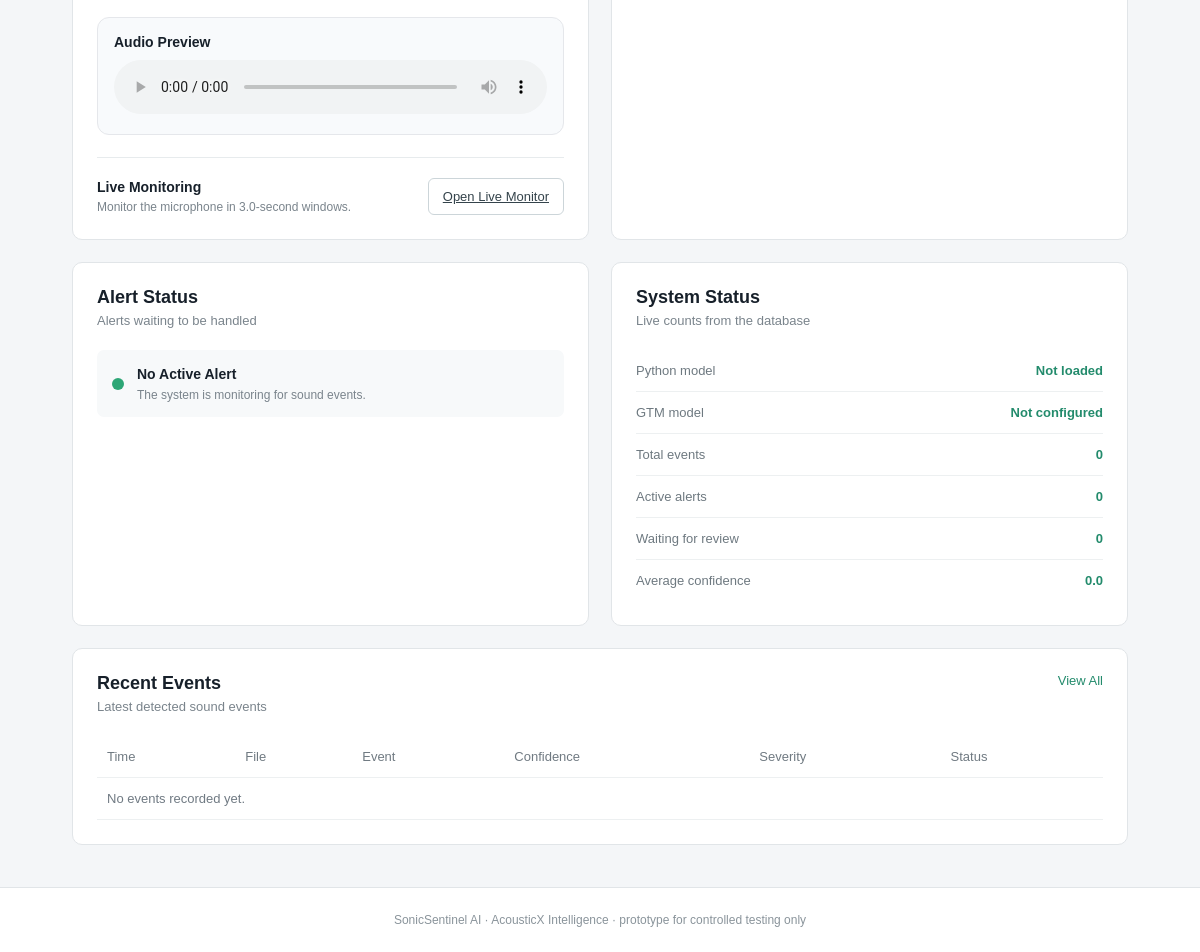
Page / (signed in, lower part) on the earlier database version.
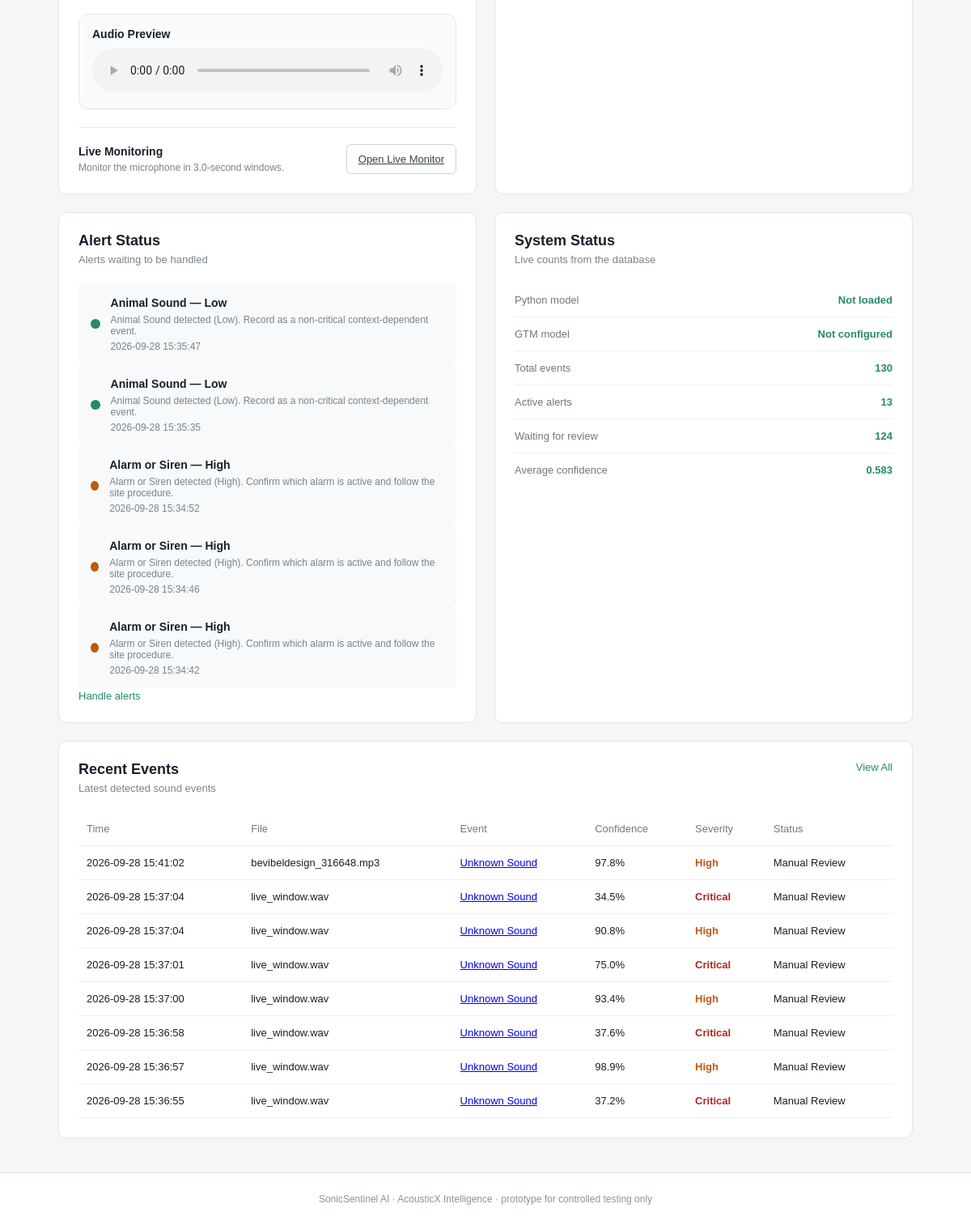
Same page on the later database version.
### tables this page shows
CREATE TABLE alerts (
        alert_id INTEGER PRIMARY KEY,
        detection_id INTEGER NOT NULL,
        severity TEXT NOT NULL,
        message TEXT,
        status TEXT NOT NULL DEFAULT 'active',
        handled_by INTEGER,
        handled_at TEXT,
        created_at TEXT NOT NULL DEFAULT CURRENT_TIMESTAMP,

        FOREIGN KEY (detection_id) REFERENCES detections(detection_id),
        FOREIGN KEY (handled_by) REFERENCES users(user_id)
    );

CREATE TABLE detections (
        detection_id INTEGER PRIMARY KEY,
        audio_id INTEGER,
        segment_index INTEGER NOT NULL DEFAULT 0,
        start_sec REAL,
        end_sec REAL,

        python_class TEXT,
        python_scores TEXT,
        python_confidence REAL,
        python_model_version TEXT,

        gtm_class TEXT,
        gtm_scores TEXT,
        gtm_confidence REAL,
        gtm_model_version TEXT,

        agreement_status TEXT,
        confidence_difference REAL,
        top_two_margin REAL,
        overlapping_classes TEXT,

        quality TEXT,
        quality_notes TEXT,
        noise_level REAL,

        final_class TEXT,
        confidence_level TEXT,
        severity TEXT,
        alert_status TEXT,
        recommended_action TEXT,
        manual_review_required INTEGER NOT NULL DEFAULT 0,
        manual_review_reason TEXT,
        status TEXT NOT NULL DEFAULT 'Classified',
        reviewer_decision TEXT,

        waveform_path TEXT,
        spectrogram_path TEXT,

        created_at TEXT NOT NULL DEFAULT CURRENT_TIMESTAMP,

        FOREIGN KEY (audio_id) REFERENCES audio_files(audio_id)
    );

CREATE TABLE audio_files (
        audio_id INTEGER PRIMARY KEY,
        uploaded_by INTEGER,
        filename TEXT NOT NULL,
        stored_path TEXT NOT NULL,
        file_hash TEXT NOT NULL,
        fingerprint TEXT,
        audio_format TEXT,
        duration_sec REAL,
        sample_rate INTEGER,
        channels INTEGER,
        bit_depth INTEGER,
        file_size INTEGER,
        source_kind TEXT NOT NULL DEFAULT 'upload',
        augmentation_type TEXT,
        uploaded_at TEXT NOT NULL DEFAULT CURRENT_TIMESTAMP,

        FOREIGN KEY (uploaded_by) REFERENCES users(user_id)
    );

### app.py (the view, shortened to what this page needs)
@app.route("/", methods=["GET", "POST"])
def dashboard():
    user = current_user()
    if user is None:
        if request.method == "POST":
            return redirect(url_for("login"))
        return render_template("landing.html", classes=CLASSES)
    results = []
    error_message = None
    batch_summary = None
    context = page_context()
    context["user"] = user
    return render_template(
        "dashboard.html",
        results=results,
        result=results[0] if results else None,
        error_message=error_message,
        batch_summary=batch_summary,
        recent_events=database.get_recent_detections(8),
        active_alerts=database.get_alerts("active", 5),
        stats=database.get_statistics(),
        segment_duration=SEGMENT_DURATION_SEC,
        **context,
    )

### app.py (called while the page is built, shortened)
def current_user():
    user_id = session.get("user_id")
    if not user_id:
        return None
    return database.get_user(user_id)

def gtm_ready():
    model_file = os.path.join("gtm_model", "model.json")
    return bool(GTM_MODEL_URL) or os.path.exists(model_file)

def encoder_classes():
    import joblib
    path = os.path.join("python_models", LABEL_ENCODER_FILE)
    return [str(c) for c in joblib.load(path).classes_]

def gtm_label_check():
    meta = os.path.join("gtm_model", "metadata.json")
    if not os.path.exists(meta):
        return None
    try:
        with open(meta) as handle:
            labels = json.load(handle).get("labels")
    except ValueError as error:
        return f"gtm_model/metadata.json could not be read: {error}"
    try:
        expected = encoder_classes()
    except Exception as error:
        return f"label_encoder.pkl could not be read: {error}"

### config/config.py (called while the page is built)
def display_name(class_id):
    return CLASS_NAMES.get(class_id, class_id)

### database/database.py (called while the page is built)
def get_connection():
    connection = sqlite3.connect(DB_PATH)
    connection.row_factory = sqlite3.Row
    connection.execute("PRAGMA foreign_keys = ON")
    return connection

### templates/dashboard.html (shortened to what the changed rows need)
{% extends "base.html" %}
{% set active_page = 'dashboard' %}
{% block content %}
<section class="bottom-grid">
    <div class="card alert-card">
        <div class="card-heading">
            <div>
                <h2>Alert Status</h2>
            </div>
        </div>
        {% if active_alerts %}
        {% for alert in active_alerts %}
        <div class="alert-status">
            <div class="alert-dot severity-dot-{{ alert['severity']|lower }}"></div>
            <div>
                <strong>{{ display_name(alert['final_class'] or 'unknown') }} — {{ alert['severity'] }}</strong>
                <p>{{ alert['message'] }}</p>
                <p class="muted">{{ alert['created_at'] }}</p>
            </div>
        </div>
        {% endfor %}
        <a class="view-link" href="{{ url_for('alerts') }}">Handle alerts</a>
        {% else %}
        <div class="alert-status">
            <div class="alert-dot"></div>
            <div>
                <strong>No Active Alert</strong>
                <p>The system is monitoring for sound events.</p>
            </div>
        </div>
        {% endif %}
    </div>
    <div class="card metrics-card">
        <div class="card-heading">
            <div>
                <h2>System Status</h2>
            </div>
        </div>
        <div class="metric-row">
            <span>Total events</span>
            <strong>{{ stats.total_detections }}</strong>
        </div>
        <div class="metric-row">
            <span>Active alerts</span>
            <strong>{{ stats.active_alerts }}</strong>
        </div>
        <div class="metric-row">
            <span>Waiting for review</span>
            <strong>{{ stats.pending_review }}</strong>
        </div>
        <div class="metric-row">
            <span>Average confidence</span>
            <strong>{{ stats.average_confidence }}</strong>
        </div>
    </div>
</section>
<section class="card events-card">
    <div class="card-heading">
        <div>
            <h2>Recent Events</h2>
        </div>
    </div>
    <div class="table-wrapper">
        <table>
            <thead>
                <tr>
                    <th>Time</th>
                    <th>File</th>
                    <th>Event</th>
                    <th>Confidence</th>
                    <th>Severity</th>
                    <th>Status</th>
                </tr>
            </thead>
            <tbody>
                {% for event in recent_events %}
                <tr>
                    <td>{{ event['created_at'] }}</td>
                    <td>{{ event['filename'] or '—' }}</td>
                    <td>
                        <a href="{{ url_for('detection_detail', detection_id=event['detection_id']) }}">
                            {{ display_name(event['final_class'] or 'unknown') }}
                        </a>
                    </td>
                    <td>
                        {% if event['python_confidence'] is not none %}
                            {{ '%.1f'|format(event['python_confidence'] * 100) }}%
                        {% else %}—{% endif %}
                    </td>
                    <td><span class="severity-{{ (event['severity'] or 'low')|lower }}">{{ event['severity'] }}</span></td>
                    <td>{{ event['status'] }}</td>
                </tr>
                {% else %}
                <tr><td colspan="6" class="muted">No events recorded yet.</td></tr>
                {% endfor %}
            </tbody>
        </table>
    </div>
</section>
{% endblock %}

Differences in the rows shown:
added alerts: severity "Low", message "Animal Sound detected (Low). Record as a non-critical context-dependent event.", created_at "2026-09-28 15:35:47"
added detections: final_class "Animal Sound"
added alerts: severity "Low", message "Animal Sound detected (Low). Record as a non-critical context-dependent event.", created_at "2026-09-28 15:35:35"
added detections: final_class "Animal Sound"
added alerts: severity "High", message "Alarm or Siren detected (High). Confirm which alarm is active and follow the site procedure.", created_at "2026-09-28 15:34:52"
added detections: final_class "Alarm or Siren"
added alerts: severity "High", message "Alarm or Siren detected (High). Confirm which alarm is active and follow the site procedure.", created_at "2026-09-28 15:34:46"
added detections: final_class "Alarm or Siren"
added alerts: severity "High", message "Alarm or Siren detected (High). Confirm which alarm is active and follow the site procedure.", created_at "2026-09-28 15:34:42"
added detections: final_class "Alarm or Siren"
added detections: created_at "2026-09-28 15:41:02", filename "bevibeldesign_316648.mp3", final_class "Unknown Sound", event['python_confidence']*100 "97.8", severity "High", status "Manual Review"
added detections: created_at "2026-09-28 15:37:04", filename "live_window.wav", final_class "Unknown Sound", event['python_confidence']*100 "34.5", severity "Critical", status "Manual Review"
added detections: created_at "2026-09-28 15:37:04", filename "live_window.wav", final_class "Unknown Sound", event['python_confidence']*100 "90.8", severity "High", status "Manual Review"
added detections: created_at "2026-09-28 15:37:01", filename "live_window.wav", final_class "Unknown Sound", event['python_confidence']*100 "75.0", severity "Critical", status "Manual Review"
added detections: created_at "2026-09-28 15:37:00", filename "live_window.wav", final_class "Unknown Sound", event['python_confidence']*100 "93.4", severity "High", status "Manual Review"
added detections: created_at "2026-09-28 15:36:58", filename "live_window.wav", final_class "Unknown Sound", event['python_confidence']*100 "37.6", severity "Critical", status "Manual Review"
added detections: created_at "2026-09-28 15:36:57", filename "live_window.wav", final_class "Unknown Sound", event['python_confidence']*100 "98.9", severity "High", status "Manual Review"
added detections: created_at "2026-09-28 15:36:55", filename "live_window.wav", final_class "Unknown Sound", event['python_confidence']*100 "37.2", severity "Critical", status "Manual Review"
Other differences:
{{ stats.total_detections }}: "0" → "130"
{{ stats.active_alerts }}: "0" → "13"
{{ stats.pending_review }}: "0" → "124"
{{ stats.average_confidence }}: "0.0" → "0.583"
text no longer shown: "No Active Alert The system is monitoring for sound events. No events recorded yet."
text now shown: "Handle alerts"
